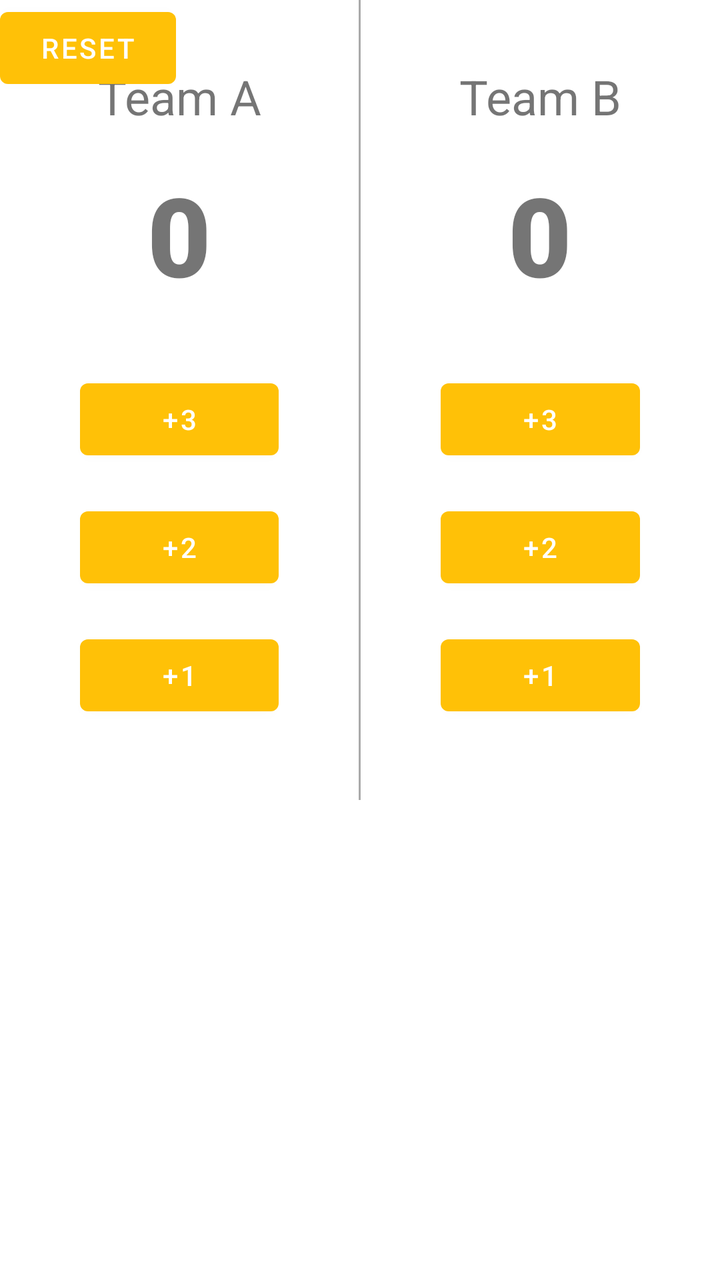
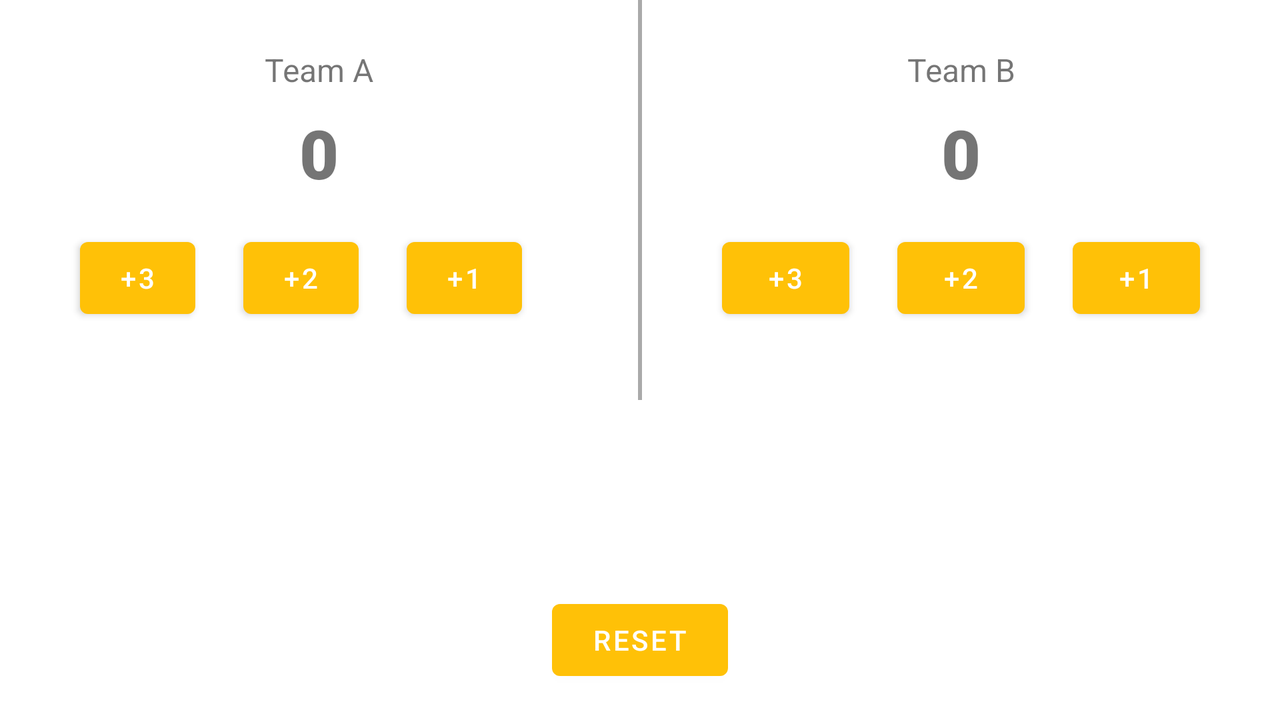

One screen, two layout resources from the same app: the default and the repository's alternative for another configuration. Each is rendered where Android would select it; the XML of both is given below.
<!-- AndroidManifest.xml: application theme Theme.Hello -->
<!-- res/layout/activity_ball.xml -->
<?xml version="1.0" encoding="utf-8"?>
<androidx.constraintlayout.widget.ConstraintLayout xmlns:android="http://schemas.android.com/apk/res/android"
    xmlns:app="http://schemas.android.com/apk/res-auto"
    xmlns:tools="http://schemas.android.com/tools"
    android:layout_width="match_parent"
    android:layout_height="match_parent"
    tools:context=".BallActivity">

    <LinearLayout
        android:layout_width="match_parent"
        android:layout_height="match_parent"
        android:orientation="horizontal">

        <LinearLayout
            android:layout_width="0dp"
            android:layout_height="wrap_content"
            android:layout_weight="1"
            android:orientation="vertical"
            android:padding="16dp">

            <TextView
                android:id="@+id/textView"
                android:layout_width="match_parent"
                android:layout_height="wrap_content"
                android:layout_marginTop="16dp"
                android:text="@string/teamlabel1"
                android:textAlignment="center"
                android:textSize="24dp" />

            <TextView
                android:id="@+id/score1"
                android:layout_width="match_parent"
                android:layout_height="wrap_content"
                android:layout_marginTop="16dp"
                android:layout_marginBottom="16dp"
                android:fontFamily="sans-serif-black"
                android:text="@string/score"
                android:textAlignment="center"
                android:textSize="55dp" />

            <Button
                android:id="@+id/btn3"
                android:layout_width="match_parent"
                android:layout_height="wrap_content"
                android:layout_marginLeft="24dp"
                android:layout_marginRight="24dp"
                android:layout_marginTop="16dp"
                android:onClick="click"
                android:text="@string/point3" />

            <Button
                android:id="@+id/btn2"
                android:layout_width="match_parent"
                android:layout_height="wrap_content"
                android:layout_marginTop="16dp"
                android:layout_marginLeft="24dp"
                android:layout_marginRight="24dp"
                android:onClick="click"
                android:text="@string/point2" />

            <Button
                android:id="@+id/btn1"
                android:layout_width="match_parent"
                android:layout_height="wrap_content"
                android:layout_marginTop="16dp"
                android:layout_marginLeft="24dp"
                android:layout_marginRight="24dp"
                android:onClick="click"
                android:text="@string/point1" />

        </LinearLayout>

        <View
            android:id="@+id/view2"
            android:layout_width="1dp"
            android:layout_height="400dp"
            android:background="@android:color/darker_gray" />

        <LinearLayout
            android:layout_width="0dp"
            android:layout_height="wrap_content"
            android:layout_weight="1"
            android:orientation="vertical"
            android:padding="16dp">

            <TextView
                android:id="@+id/textView3"
                android:layout_width="match_parent"
                android:layout_height="wrap_content"
                android:layout_marginTop="16dp"
                android:text="@string/teamlabel2"
                android:textAlignment="center"
                android:textSize="24dp" />

            <TextView
                android:id="@+id/score2"
                android:layout_width="match_parent"
                android:layout_height="wrap_content"
                android:layout_marginTop="16dp"
                android:layout_marginBottom="16dp"
                android:fontFamily="sans-serif-black"
                android:text="@string/score"
                android:textAlignment="center"
                android:textSize="55dp" />

            <Button
                android:id="@+id/btnb3"
                android:layout_width="match_parent"
                android:layout_height="wrap_content"
                android:layout_marginTop="16dp"
                android:layout_marginLeft="24dp"
                android:layout_marginRight="24dp"
                android:onClick="clickb"
                android:text="@string/point3" />

            <Button
                android:id="@+id/btnb2"
                android:layout_width="match_parent"
                android:layout_height="wrap_content"
                android:layout_marginTop="16dp"
                android:layout_marginLeft="24dp"
                android:layout_marginRight="24dp"
                android:onClick="clickb"
                android:text="@string/point2" />

            <Button
                android:id="@+id/btnb1"
                android:layout_width="match_parent"
                android:layout_height="wrap_content"
                android:layout_marginTop="16dp"
                android:onClick="clickb"
                android:layout_marginLeft="24dp"
                android:layout_marginRight="24dp"
                android:text="@string/point1" />
        </LinearLayout>
    </LinearLayout>

    <Button
        android:id="@+id/reset"
        android:layout_width="wrap_content"
        android:layout_height="wrap_content"
        android:layout_gravity="center"
        android:layout_marginBottom="32dp"
        android:onClick="click"
        android:text="@string/reset"
        tools:layout_editor_absoluteX="162dp"
        tools:layout_editor_absoluteY="499dp" />
</androidx.constraintlayout.widget.ConstraintLayout>
<!-- resources referenced by this layout -->
<resources>
  <string name="point1" translatable="false">+1</string>
  <string name="point2" translatable="false">+2</string>
  <string name="point3" translatable="false">+3</string>
  <string name="reset">Reset</string>
  <string name="score" translatable="false">0</string>
  <string name="teamlabel1" translatable="false">Team A</string>
  <string name="teamlabel2" translatable="false">Team B</string>
  <style name="Theme.Hello" parent="Theme.MaterialComponents.DayNight.DarkActionBar">
          
          <item name="colorPrimary">#FFC107</item>
          <item name="colorPrimaryVariant">@color/purple_700</item>
          <item name="colorOnPrimary">@color/white</item>
          
          <item name="colorSecondary">@color/teal_200</item>
          <item name="colorSecondaryVariant">@color/teal_700</item>
          <item name="colorOnSecondary">@color/black</item>
          
          <item name="android:statusBarColor" tools:targetApi="l">?attr/colorPrimaryVariant</item>
          
      </style>
</resources>
<!-- res/layout-land/activity_ball.xml (the repository's variant of the layout above) -->
<!-- drawn on the phone turned sideways -->
<?xml version="1.0" encoding="utf-8"?>
<androidx.constraintlayout.widget.ConstraintLayout xmlns:android="http://schemas.android.com/apk/res/android"
    xmlns:app="http://schemas.android.com/apk/res-auto"
    xmlns:tools="http://schemas.android.com/tools"
    android:layout_width="match_parent"
    android:layout_height="match_parent"
    tools:context=".BallActivity">

    <LinearLayout
        android:id="@+id/linearLayout"
        android:layout_width="match_parent"
        android:layout_height="match_parent"
        android:orientation="horizontal"
        app:layout_constraintTop_toTopOf="parent"
        tools:layout_editor_absoluteX="0dp">

        <LinearLayout
            android:layout_width="0dp"
            android:layout_height="wrap_content"
            android:layout_weight="1"
            android:orientation="vertical"
            android:padding="16dp">

            <TextView
                android:id="@+id/textView"
                android:layout_width="match_parent"
                android:layout_height="wrap_content"
                android:layout_marginTop="8dp"
                android:text="@string/teamlabel1"
                android:textAlignment="center"
                android:textSize="16sp" />

            <TextView
                android:id="@+id/score1"
                android:layout_width="match_parent"
                android:layout_height="wrap_content"
                android:layout_marginTop="8dp"
                android:layout_marginBottom="8dp"
                android:fontFamily="sans-serif-black"
                android:text="@string/score"
                android:textAlignment="center"
                android:textSize="34sp" />

            <LinearLayout
                android:layout_width="match_parent"
                android:layout_height="match_parent"
                android:orientation="horizontal">

                <Button
                    android:id="@+id/btn3"
                    android:layout_width="0dp"
                    android:layout_height="wrap_content"
                    android:layout_marginLeft="24dp"
                    android:layout_marginTop="8dp"
                    android:layout_marginRight="12dp"
                    android:layout_weight="1"
                    android:onClick="click"
                    android:text="@string/point3" />

                <Button
                    android:id="@+id/btn2"
                    android:layout_width="0dp"
                    android:layout_height="wrap_content"
                    android:layout_marginLeft="12dp"
                    android:layout_marginTop="8dp"
                    android:layout_marginRight="12dp"
                    android:layout_weight="1"
                    android:onClick="click"
                    android:text="@string/point2" />

                <Button
                    android:id="@+id/btn1"
                    android:layout_width="0dp"
                    android:layout_height="wrap_content"
                    android:layout_marginLeft="12dp"
                    android:layout_marginTop="8dp"
                    android:layout_marginRight="42dp"
                    android:layout_weight="1"
                    android:onClick="click"
                    android:text="@string/point1" />
            </LinearLayout>

        </LinearLayout>

        <View
            android:id="@+id/view2"
            android:layout_width="2dp"
            android:layout_height="200dp"
            android:background="@android:color/darker_gray" />

        <LinearLayout
            android:layout_width="0dp"
            android:layout_height="wrap_content"
            android:layout_weight="1"
            android:orientation="vertical"
            android:padding="16dp">

            <TextView
                android:id="@+id/textView3"
                android:layout_width="match_parent"
                android:layout_height="wrap_content"
                android:layout_marginTop="8dp"
                android:text="@string/teamlabel2"
                android:textAlignment="center"
                android:textSize="16sp" />

            <TextView
                android:id="@+id/score2"
                android:layout_width="match_parent"
                android:layout_height="wrap_content"
                android:layout_marginTop="8dp"
                android:layout_marginBottom="8dp"
                android:fontFamily="sans-serif-black"
                android:text="@string/score"
                android:textAlignment="center"
                android:textSize="34sp" />

            <LinearLayout
                android:layout_width="match_parent"
                android:layout_height="match_parent"
                android:orientation="horizontal">

                <Button
                    android:id="@+id/btnb3"
                    android:layout_width="0dp"
                    android:layout_height="wrap_content"
                    android:layout_marginLeft="24dp"
                    android:layout_marginTop="8dp"
                    android:layout_marginRight="12dp"
                    android:layout_weight="1"
                    android:onClick="clickb"
                    android:text="@string/point3" />

                <Button
                    android:id="@+id/btnb2"
                    android:layout_width="0dp"
                    android:layout_height="wrap_content"
                    android:layout_marginLeft="12dp"
                    android:layout_marginTop="8dp"
                    android:layout_marginRight="12dp"
                    android:layout_weight="1"
                    android:onClick="clickb"
                    android:text="@string/point2" />

                <Button
                    android:id="@+id/btnb1"
                    android:layout_width="0dp"
                    android:layout_height="wrap_content"
                    android:layout_marginLeft="12dp"
                    android:layout_marginTop="8dp"
                    android:layout_marginRight="24dp"
                    android:layout_weight="1"
                    android:onClick="clickb"
                    android:text="@string/point1" />
            </LinearLayout>

        </LinearLayout>

    </LinearLayout>

    <Button
        android:id="@+id/reset"
        android:layout_width="wrap_content"
        android:layout_height="wrap_content"
        android:layout_gravity="center"
        android:layout_marginBottom="16dp"
        android:onClick="click"
        android:text="@string/reset"
        app:layout_constraintBottom_toBottomOf="@+id/linearLayout"
        app:layout_constraintEnd_toEndOf="parent"
        app:layout_constraintStart_toStartOf="parent" />

</androidx.constraintlayout.widget.ConstraintLayout>
